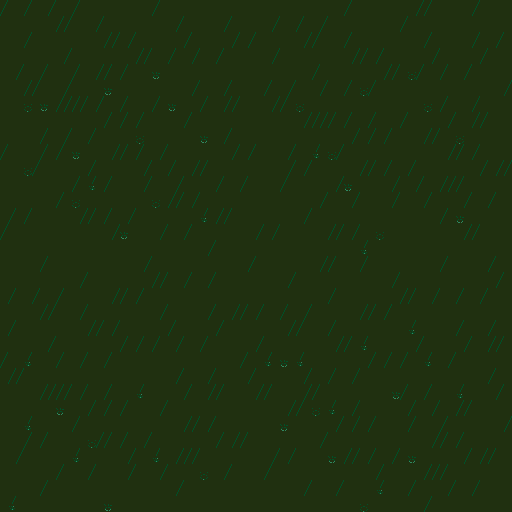

This is a level from a 2D game, rendered from its Tiled map with the project's own tilesets. A one-line summary and the complete map file follow:
An orthogonal 32x32 tile map with 16x16 px tiles, 1 tile layer (Tile Layer 1).

<map version="1.5" tiledversion="2021.03.23" orientation="orthogonal" renderorder="right-down" width="32" height="32" tilewidth="16" tileheight="16" infinite="0" nextlayerid="2" nextobjectid="1">
 <tileset firstgid="1" source="SZED16.tsx" />
 <layer id="1" name="Tile Layer 1" width="32" height="32">
  <data encoding="csv">
3177,3178,625,3177,3178,625,625,625,625,3178,625,625,625,625,625,625,625,625,625,625,625,3178,625,625,625,625,3179,625,625,3178,625,625,
625,625,625,3178,3177,625,3177,625,625,625,625,3177,625,625,3177,625,625,3177,3178,625,3177,625,625,625,625,3177,625,625,625,625,625,625,
625,3178,625,625,625,625,3178,3177,3177,625,625,3178,625,625,3178,3178,625,625,625,3179,625,3178,625,625,625,625,3178,625,625,3178,625,3177,
625,625,625,625,3177,625,625,625,3178,3177,3178,625,3177,3178,625,625,625,3177,625,625,625,625,3179,3178,625,625,625,3177,625,625,3177,625,
625,3177,3178,625,3178,625,3179,3178,625,3180,625,625,625,625,625,625,625,625,625,3178,625,625,625,625,3179,3181,3177,3178,625,3177,625,625,
625,3178,3177,625,3177,625,3180,625,625,625,625,625,3177,625,3177,625,3178,625,3177,625,3177,3178,3181,3177,625,625,625,625,625,625,625,3178,
625,3181,3180,3178,3179,3177,3177,3178,625,3178,3180,625,3178,625,3179,625,625,3179,3181,625,625,625,625,625,625,625,3181,3178,625,3178,625,625,
625,625,625,625,625,625,3178,3178,3178,625,625,3178,625,625,625,625,625,625,625,3179,3179,3178,625,3177,625,3177,625,625,3177,3178,3177,625,
625,625,3178,625,3177,3178,625,625,3181,625,625,625,3180,625,3177,625,625,625,625,625,625,625,3177,3177,3177,625,3178,3177,3181,625,625,625,
3177,625,3178,3178,3180,625,625,3179,3178,625,3177,625,625,625,3178,3178,625,625,3177,3182,3181,3177,625,625,625,625,625,625,3179,3178,625,625,
625,3181,3177,625,625,3178,625,625,625,3177,3178,625,3179,625,625,625,625,625,3177,3177,625,625,3178,3177,3177,3178,625,625,625,625,3177,3179,
625,625,625,625,3178,3182,3178,625,625,3177,625,3177,625,3178,625,3177,625,3178,625,625,625,3183,625,625,3178,625,3177,3178,3179,625,625,625,
625,625,625,3178,3181,625,625,625,625,3181,3178,3177,3177,625,625,625,625,625,625,625,3177,625,3177,625,3178,625,3178,625,625,3177,3178,625,
3178,3178,625,625,625,3179,3178,625,3177,625,625,625,3182,3178,3177,625,625,625,625,3177,625,625,625,625,625,625,625,3178,3180,625,625,625,
3177,625,625,625,625,625,625,3183,625,625,3177,3178,625,625,625,625,3177,3177,625,625,3178,3177,3177,3181,625,625,625,625,625,3179,625,625,
625,625,625,625,625,625,625,625,625,625,625,625,625,3177,625,625,625,625,625,625,625,625,3182,625,625,625,625,625,625,625,625,625,
625,625,3178,625,625,625,625,625,625,3177,625,625,625,625,625,3178,625,625,625,625,3179,625,3178,625,625,625,625,3178,625,625,3178,625,
625,625,625,625,625,3177,625,625,625,3178,3177,3178,625,3177,625,625,625,625,3177,625,625,625,625,625,3178,625,625,625,625,625,625,3177,
3178,625,3177,3178,625,625,625,3179,3178,625,625,625,625,625,625,625,625,625,625,625,3178,625,625,625,625,3179,625,3177,3178,625,3177,625,
625,625,3178,3177,625,3177,625,625,625,625,3177,625,625,3177,3178,3177,3177,3178,625,3177,625,625,3178,3177,3177,625,625,625,625,625,625,625,
3178,625,625,625,625,3178,3177,3177,625,625,3178,625,625,3178,625,625,625,625,3179,625,3178,625,625,625,625,3182,625,625,3178,625,3178,625,
625,625,625,3177,625,625,625,3178,3178,3178,625,3177,3178,625,625,625,3177,625,625,625,625,3179,3182,625,625,625,3177,625,625,3177,3178,3177,
3177,3182,625,3178,625,3177,3178,625,625,625,625,625,625,625,625,3177,3182,3180,3182,625,625,625,625,3177,3177,3177,3182,625,3177,625,625,625,
3178,3177,625,625,625,625,625,625,625,625,625,3177,625,3177,625,3178,625,625,625,3177,3178,625,3177,625,625,625,625,625,625,625,3178,625,
625,625,3178,3179,3177,3177,3178,625,3182,625,625,3178,625,3179,625,625,3179,625,625,3179,625,625,625,625,3180,3177,3178,625,3182,625,625,3177,
625,625,625,3180,625,3178,3178,3178,625,625,3177,625,625,625,625,625,625,625,3179,3181,3182,625,3177,625,625,3178,625,3177,3178,3177,625,625,
625,3182,625,625,3178,625,625,625,625,625,625,3178,3177,3177,625,625,625,3180,625,625,625,3177,3177,3177,625,3178,625,3178,625,625,625,3178,
625,3178,3178,625,625,3181,3179,3178,625,3177,625,625,625,3178,3178,3177,625,625,625,625,3177,625,625,625,625,625,625,3179,3178,625,625,625,
625,3177,625,625,3182,625,625,625,3177,3182,625,3179,3177,625,625,625,625,3177,3177,625,3180,3178,3177,3177,3178,3180,625,625,625,3177,3179,625,
625,625,625,3178,625,3178,625,625,3177,625,3177,625,3181,625,3177,625,3178,625,625,625,625,625,625,3178,625,625,3178,3179,625,625,625,625,
625,625,3178,625,625,625,625,625,625,625,625,3177,625,625,625,625,625,625,625,3177,625,3177,625,3182,625,3178,625,625,3177,3178,625,625,
3182,625,625,625,625,625,3180,625,625,625,625,625,625,625,625,625,625,625,625,625,625,625,3181,625,625,625,3178,625,625,625,625,625
</data>
 </layer>
</map>
